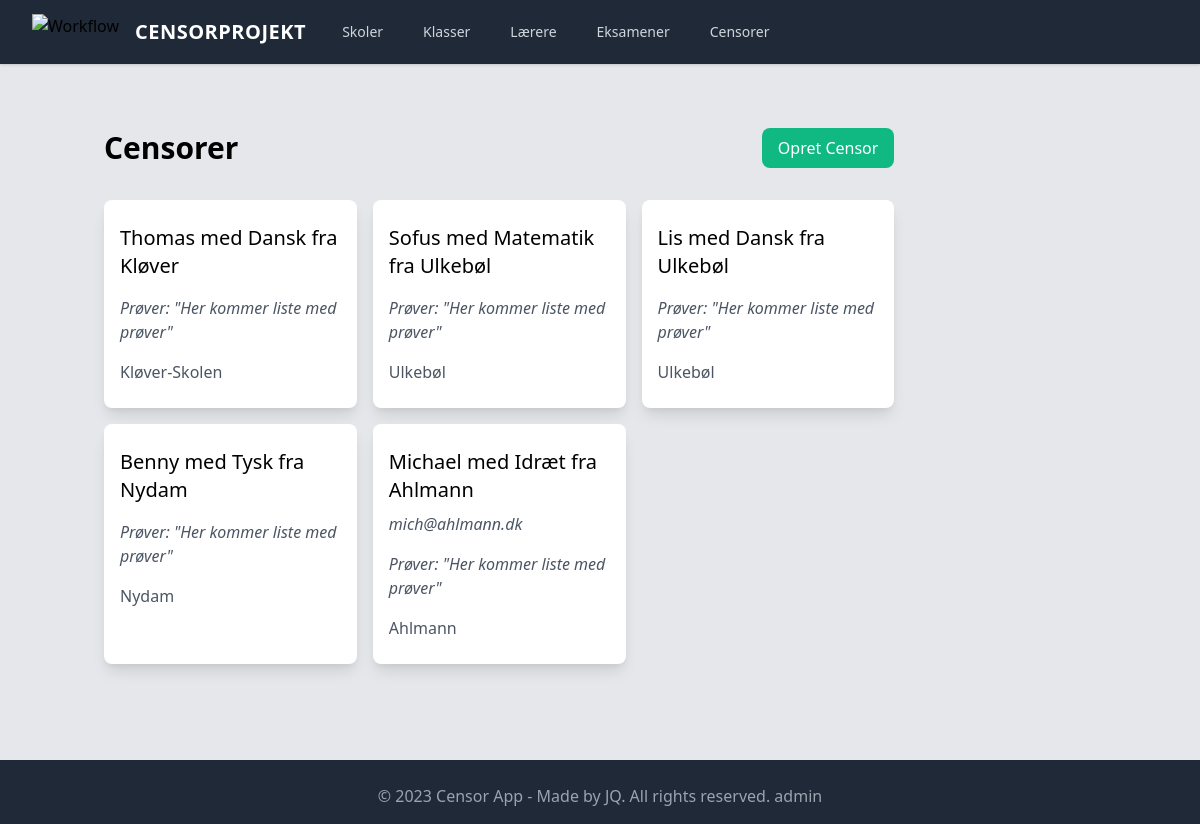
Page /censor/ on the earlier database version.
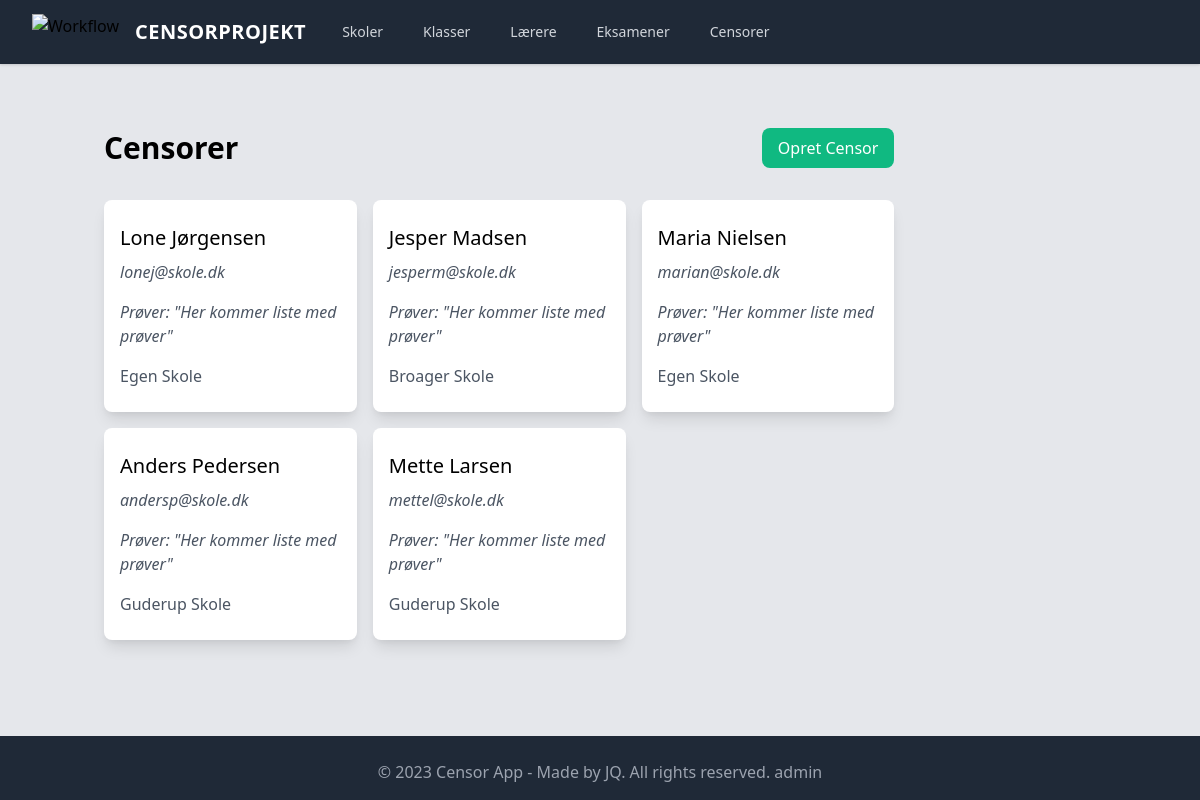
Same page on the later database version.
### censor_app/models.py (models this page shows, shortened)
class Censor(models.Model):
    navn = models.CharField(max_length=200)
    fag = models.CharField(max_length=200)
    skole = models.ForeignKey(
        Skole, blank=True, null=True, on_delete=models.CASCADE, related_name="censorer"
    )
    email = models.EmailField()
    class Meta:
        verbose_name_plural = "Censorer"

class Skole(models.Model):
    navn = models.CharField(max_length=200)
    adresse = models.CharField(max_length=200)
    def __str__(self):
        return self.navn
    class Meta:
        verbose_name_plural = "Skoler"

### censor_app/views.py (the view)
# urls.py: path("censor/", CensorList.as_view(), name="censor_list"),
class CensorList(ListView):
    model = Censor
    template_name = "censor_app/censor_list.html"
    context_object_name = "censorer"

### templates/censor_app/censor_list.html
{% extends 'censor_app/base.html' %} {% block content %}
<div class="flex justify-between items-center mb-8">
  <h1 class="text-3xl font-bold">Censorer</h1>
  <a
    href="{% url 'censor_create' %}"
    class="bg-green-500 text-white px-4 py-2 rounded-lg"
    >Opret Censor</a
  >
</div>
<div class="grid gap-4 grid-cols-3 mb-40">
  {% for censor in censorer %}
  <div class="bg-white shadow-lg rounded-lg px-4 py-6">
    <a href="{% url 'censor_detail' censor.pk %}">
      <h2 class="text-xl font-medium mb-2">{{ censor.navn }}</h2>
      <p class="text-gray-600 mb-4 italic">{{ censor.email }}</p>
      <p class="text-gray-600 mb-4 italic">
        Prøver: "Her kommer liste med prøver"
      </p>
      <p class="text-gray-600">{{ censor.skole }}</p>
    </a>
  </div>
  {% empty %}
  <p>No exams yet.</p>
  {% endfor %}
</div>
{% endblock %}

Differences in the rows shown:
removed Censor: navn "Thomas med Dansk fra Kløver", skole "Kløver-Skolen"
removed Censor: navn "Sofus med Matematik fra Ulkebøl", skole "Ulkebøl"
removed Censor: navn "Benny med Tysk fra Nydam", skole "Nydam"
removed Censor: navn "Michael med Idræt fra Ahlmann", email "mich@ahlmann.dk", skole "Ahlmann"
added Censor: navn "Lone Jørgensen", email "lonej@skole.dk", skole "Egen Skole"
added Censor: navn "Jesper Madsen", email "jesperm@skole.dk", skole "Broager Skole"
changed Censor: navn "Lis med Dansk fra Ulkebøl" → "Maria Nielsen"; email (not shown) → "marian@skole.dk"; skole "Ulkebøl" → "Egen Skole"
added Censor: navn "Anders Pedersen", email "andersp@skole.dk", skole "Guderup Skole"
added Censor: navn "Mette Larsen", email "mettel@skole.dk", skole "Guderup Skole"
